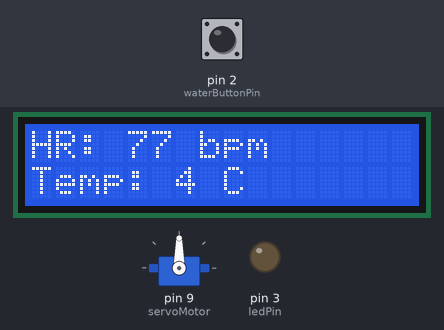
Bench run of a sketch on a simulated Arduino Uno, built with avr-gcc and run on an emulated ATmega328P. Shown: servo, 16×2 character LCD, output pins drawn as LEDs (lit = HIGH). Inputs (shaded band) come from the test bench; at power-on: pin 2 (waterButtonPin) HIGH. Random numbers use the default seed unless the sketch sets one.

Above: at 0.1 s.
At 1.2 s:
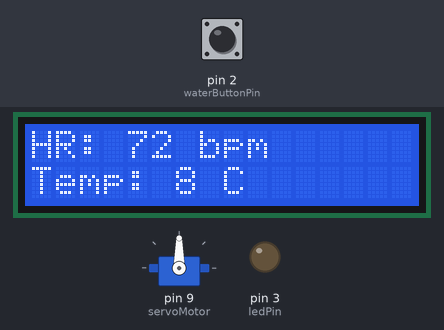
1.3 s: pin 2 (waterButtonPin) pulled LOW for 1.25 s
At 2.9 s:
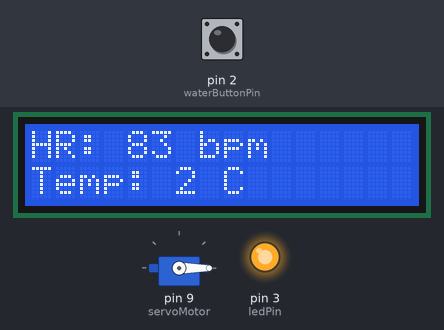
Timing chart, 0 to 5.7 s (numbered marks = the images above; inputs shaded):
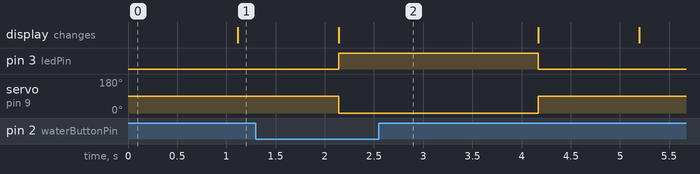

The sketch:

sketch.ino
```cpp
// Smart Health Monitoring and Alert System

#include <Servo.h>
#include <LiquidCrystal_I2C.h>

// Initialize components
Servo servoMotor;
LiquidCrystal_I2C lcd(0x27, 16, 2);

// Pins for sensors and actuators
int heartRateSensorPin = A4;
int tempSensorPin = A5;
int waterButtonPin = 2;
int ledPin = 3;

// Variables for simulation
int simulatedHeartRate = 75;
int waitTime = 1000; // Time to wait in milliseconds

void setup() {
  servoMotor.attach(9); // Servo motor for medicine dispenser
  pinMode(heartRateSensorPin, INPUT);
  pinMode(tempSensorPin, INPUT);
  pinMode(waterButtonPin, INPUT_PULLUP);
  pinMode(ledPin, OUTPUT);

  lcd.init(); // Initialize the LCD
  lcd.backlight(); // Turn on the backlight
}

void loop() {
  simulateHeartRate();
  simulateTemperature();
  checkWaterIntake();

  delay(waitTime);
}

void simulateHeartRate() {

  simulatedHeartRate = random(70, 91);

  lcd.setCursor(0, 0);
  lcd.print("HR: ");
  lcd.print(simulatedHeartRate);
  lcd.print(" bpm    ");
}

void simulateTemperature() {
  // temperature variability
  int temperature = random(0, 15);

  lcd.setCursor(0, 1);
  lcd.print("Temp: ");
  lcd.print(temperature);
  lcd.print(" C    ");
}

void checkWaterIntake() {
  static unsigned long lastDebounceTime = 0;
  static bool isServoOpen = false;
  int reading = digitalRead(waterButtonPin);

  if (reading == LOW && (millis() - lastDebounceTime > 200)) {
    lastDebounceTime = millis(); // Update the last debounce time

    if (!isServoOpen) {
      simulatedHeartRate += 5; // Increase heart rate due to activity
      servoMotor.write(0);
      digitalWrite(ledPin, HIGH); // Turn on the LED
      isServoOpen = true;
      delay(waitTime);
    }
  }

  if (isServoOpen && (millis() - lastDebounceTime > waitTime)) {
    servoMotor.write(90); // Close the servo
    digitalWrite(ledPin, LOW); // Turn off the LED
    isServoOpen = false;
    simulatedHeartRate = 75; // Reset to default heart rate
  }
}
```

Measured:
- after the input at 1.3 s, pin 3 (ledPin): LOW → HIGH after 0.84 s, → LOW 2.0 s later; servo on pin 9 (servoMotor): 90° → 0° after 0.84 s, → 90° 2.0 s later
